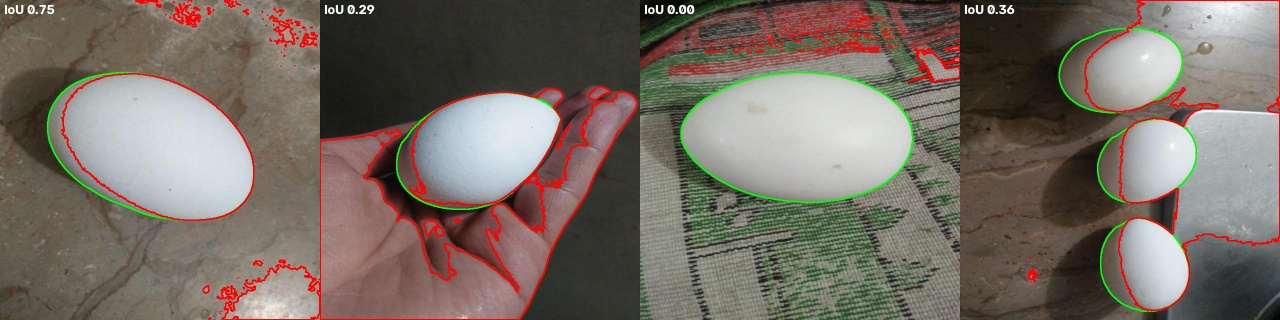
#> input picture outputs/task2/figs/T01_examples.jpg, 1280 x 320 px
$ python -i channel_analysis.py   (imports and definitions only)
#> lines starting #> are read from the running program, lines starting #| are printed output that depends on the picture
"""Task 2 - data analysis before designing the algorithm (dev split only).

Question: which colour channel separates egg pixels from background pixels best?
For each channel we compute ROC-AUC = P(random egg pixel scores higher than random background pixel).
AUC 1.0 = perfect, 0.5 = useless, <0.5 = separable but inverted (egg is *lower*).
 * global AUC   : one threshold for all images
 * per-image AUC: median over images -> what an adaptive (per-image) threshold could reach
"""
import glob, os, json
import numpy as np, pandas as pd, cv2
from sklearn.metrics import roc_auc_score

IMG, GT = "data/raw/egg", "outputs/task1_outputs/masks_binary"
# [1 line that did not run here, left out]
# [1 line that did not run here, left out]
paths = {os.path.basename(p).split("_jpg")[0]: p for p in glob.glob(f"{IMG}/**/*.jpg", recursive=True)}

def channels(bgr):
    hsv = cv2.cvtColor(bgr, cv2.COLOR_BGR2HSV)
    lab = cv2.cvtColor(bgr, cv2.COLOR_BGR2LAB)
    gray = cv2.cvtColor(bgr, cv2.COLOR_BGR2GRAY)
    return {"gray": gray, "R": bgr[..., 2], "G": bgr[..., 1], "B": bgr[..., 0],
            "H": hsv[..., 0], "S": hsv[..., 1], "V": hsv[..., 2],
            "L": lab[..., 0], "a": lab[..., 1], "b": lab[..., 2],
            # chroma = distance from neutral grey in Lab; white/grey things have ~0
            "chroma": np.hypot(lab[..., 1].astype(float) - 128, lab[..., 2].astype(float) - 128)}

rng = np.random.default_rng(0)
pool = {k: ([], []) for k in channels(np.zeros((2, 2, 3), np.uint8))}
per_img = {k: [] for k in pool}
# [9 lines not run here, left out]

rows = []
# [7 lines not run here, left out]
# [1 line that did not run here, left out]
# [3 lines not run here, left out]

# worst images for the best channels -> where a simple threshold will fail
# [1 line that did not run here, left out]
# [4 lines not run here, left out]

>>> import cv2
>>> picture = cv2.imread('../outputs/task2/figs/T01_examples.jpg')
#> picture is the input picture: shape (320, 1280, 3); mean B, G, R 100.5, 109.2, 119.3
>>> result = channels(picture)
#> in channels (call 2), `hsv = cv2.cvtColor(bgr, cv2.COLOR_BGR2HSV)`: hsv: shape (320, 1280, 3); mean H, S, V 40.6, 56.6, 124
#> in channels (call 2), `lab = cv2.cvtColor(bgr, cv2.COLOR_BGR2LAB)`: lab: shape (320, 1280, 3); mean of channels 0, 1, 2 118.2, 130.7, 135.2
#> in channels (call 2), `gray = cv2.cvtColor(bgr, cv2.COLOR_BGR2GRAY)`:
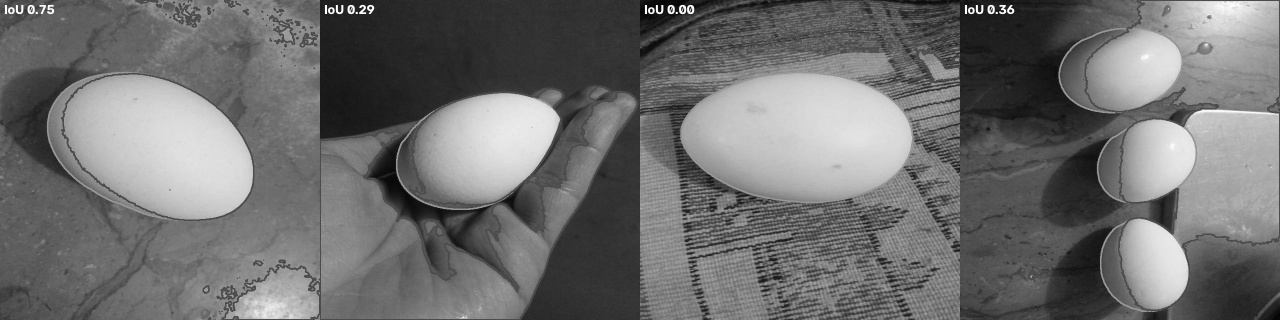
#> gray: shape (320, 1280); min 1, max 255, mean 111.3
#> result = 11 items
